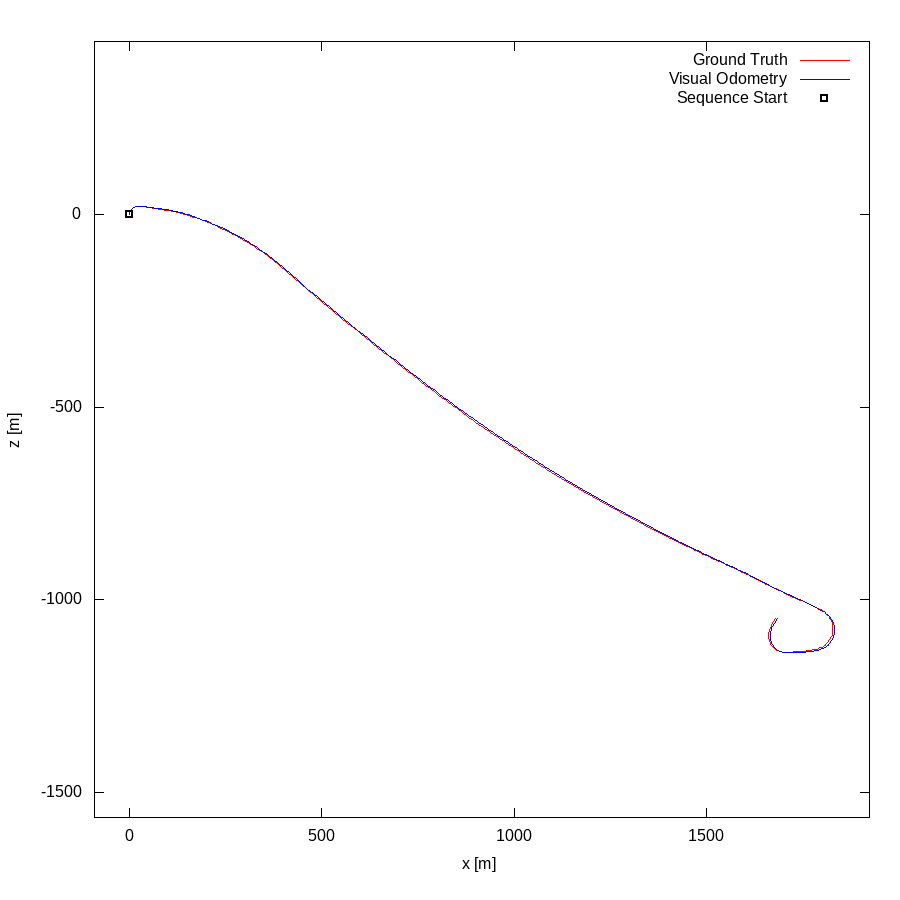

Write the gnuplot code that produced this figure.
set term postscript eps enhanced color
set output "01.eps"
set size ratio -1
set xrange [-91:1923]
set yrange [-1565:449]
set xlabel "x [m]"
set ylabel "z [m]"
plot "01.txt" using 1:2 lc rgb "#FF0000" title 'Ground Truth' w lines,"01.txt" using 3:4 lc rgb "#0000FF" title 'Visual Odometry' w lines,"< head -1 01.txt" using 1:2 lc rgb "#000000" pt 4 ps 1 lw 2 title 'Sequence Start' w points
